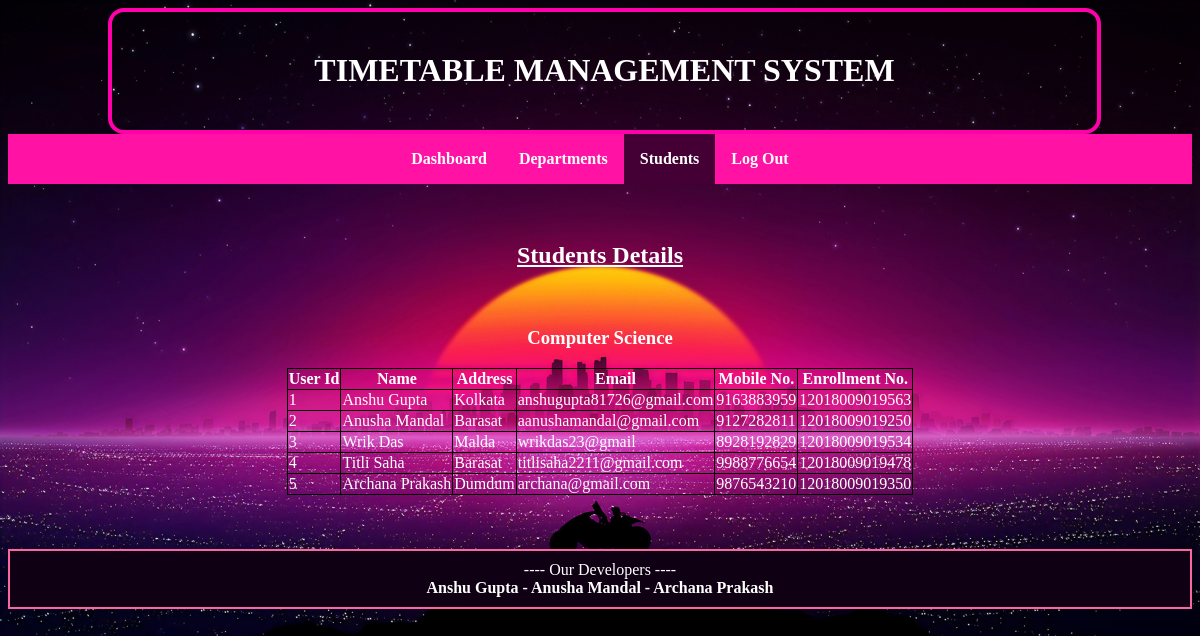
The app's page /adminstudent.php with its own data.
### tables this page shows
CREATE TABLE `cse` (
  `u_id` int(10) NOT NULL,
  `name` varchar(50) NOT NULL,
  `address` varchar(20) NOT NULL,
  `Email` varchar(50) NOT NULL,
  `mobile_no` bigint(20) DEFAULT NULL,
  `enrollment_no` bigint(20) DEFAULT NULL
);

### adminstudent.php (the view, shortened to what this page needs)
<?php
include_once('loginconnection.php');
$queryy="SELECT * FROM cse";
$resultt=mysqli_query($conn,$queryy);
?>
<!DOCTYPE html>
<html>
    <head>
        <link rel="stylesheet" href="department.css">
    </head>
    <body>
        <header class="header_style flex justify-centre">
            <h1>TIMETABLE MANAGEMENT SYSTEM</h1>
        </header>
        <nav>
            <div class="navbar shadow">
                <div class="container flex justify-centre">
                    <a href="adminhome.php"><b>Dashboard</b></a>
                    <a href="department.php" ><b>Departments</b></a>
                    <a href="adminstudent.php" class="active"><b>Students</b></a>
                    <a href="index.php"><b>Log Out</b></a>
                </div>
            </div>
        </nav>
        <nav>
                <div class="navbar box">
                    <br>
                    <h1><u>Students Details</u></h1>
                </div>
        </nav>
        <h3><center>Computer Science</center></h3>
        <table class="tablec" align="center" border="black solid">
            <tr>
                <th>User Id</th>
                <th>Name </th>
                <th>Address</th>
                <th>Email</th>
                <th>Mobile No.</th>
                <th>Enrollment No.</th>
            </tr>
           <?php while($user=mysqli_fetch_object($resultt)){ ?>
            <tr>
            <td><?php echo $user->u_id; ?></td>
            <td><?php echo $user->name; ?></td>
            <td><?php echo $user->address; ?></td>
            <td><?php echo $user->Email; ?></td>
            <td><?php echo $user->mobile_no; ?></td>
            <td><?php echo $user->enrollment_no; ?></td>
            </tr>
            <?php } ?>
        </table>
</body>
</html>
<?php
include("footer.php");
?>

### footer.php
<footer id="footer">
---- Our Developers ----
<br>
<b>
Anshu Gupta - Anusha Mandal - Archana Prakash </b>
</footer>
</body>
</html>

### department.css (style rules this page uses)
* body { color: white; font-family: "Times New Roman", Times, serif; background-image: linear-gradient(red,orange,yellow,rgb(4, 218, 4),blue,rgb(122, 7, 204),rgb(250, 6, 250)); background-image: url("aaaa.jpg"); background-repeat: no-repeat; background-size: cover; }
.container { width: 100%; margin:auto; padding:o 15px; }
.header_style { padding: 0.5cm; margin-top:0 auto 0 auto; width:80%; height: 10%; border:4px rgb(255, 0, 170) solid; border-radius: 1rem; text-align:center; margin-left:100px; color: white; }
.flex { display: flex; }
.justify-centre { justify-content: center; }
nav .navbar a { text-decoration: none; color: white; font-size: 1rem; font:bold; padding: 1rem 1rem; }
nav .navbar a.active { background: rgb(68, 0, 53); }
.shadow { position: relative; background:rgb(255, 18, 164); }
.box { text-align:center; padding:20px; margin:auto; }
.tablec { border: 1px solid black; border-collapse:collapse; }
#footer { padding:10px; text-align:center; background-color: rgb(16, 0, 20); border: 2px rgb(248, 103, 159) solid; }

### records on screen
cse: u_id "1", name "Anshu Gupta", address "Kolkata", Email "anshugupta81726@gmail.com", mobile_no "9163883959", enrollment_no "12018009019563"
cse: u_id "2", name "Anusha Mandal", address "Barasat", Email "aanushamandal@gmail.com", mobile_no "9127282811", enrollment_no "12018009019250"
cse: u_id "3", name "Wrik Das", address "Malda", Email "wrikdas23@gmail", mobile_no "8928192829", enrollment_no "12018009019534"
cse: u_id "4", name "Titli Saha", address "Barasat", Email "titlisaha2211@gmail.com", mobile_no "9988776654", enrollment_no "12018009019478"
cse: u_id "5", name "Archana Prakash", address "Dumdum", Email "archana@gmail.com", mobile_no "9876543210", enrollment_no "12018009019350"
